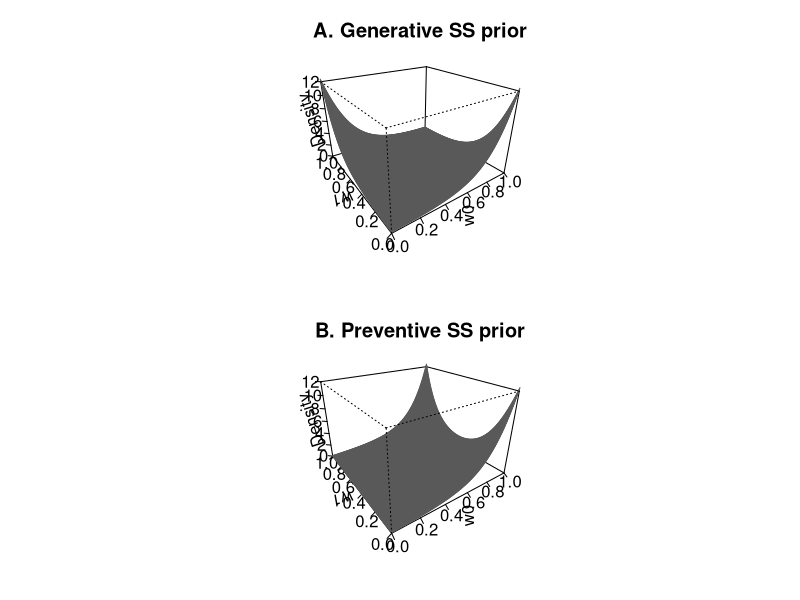

Generate this figure with R:
# ============================================================
# Lu, H., Yuille, A. L., Liljeholm, M., Cheng, P. W., & Holyoak, K. J. (2008).
# Bayesian generic priors for causal learning. Psychological Review, 115, 955-984.
#
# - Figure 2, p. 959:
#     Prior distributions over w0 and w1 with sparse-and-strong priors.
#
# - Eq. 10, p. 959:
#     Generative SS prior:
#     P(w0,w1 | gen, Graph1) ∝
#       exp[-alpha*w0 - alpha*(1-w1)] +
#       exp[-alpha*(1-w0) - alpha*w1]
#
# - Eq. 11, p. 959:
#     Preventive SS prior:
#     P(w0,w1 | prev, Graph1) ∝
#       exp[-alpha*(1-w0) - alpha*(1-w1)] +
#       exp[-alpha*(1-w0) - alpha*w1]

# ============================================================

alpha <- 5
n_grid <- 201

w0 <- seq(0, 1, length.out = n_grid)
w1 <- seq(0, 1, length.out = n_grid)

prior_gen <- outer(
  w0, w1,
  FUN = function(w0, w1) {
    exp(-alpha * w0 - alpha * (1 - w1)) +
      exp(-alpha * (1 - w0) - alpha * w1)
  }
)

prior_prev <- outer(
  w0, w1,
  FUN = function(w0, w1) {
    exp(-alpha * (1 - w0) - alpha * (1 - w1)) +
      exp(-alpha * (1 - w0) - alpha * w1)
  }
)

dw <- 1 / (n_grid - 1)

prior_gen <- prior_gen / sum(prior_gen * dw * dw)
prior_prev <- prior_prev / sum(prior_prev * dw * dw)

pdf("plots/lu2008_fig2_ss_prior_grid_persp.pdf", width = 7, height = 9)

old_par <- par(no.readonly = TRUE)
par(mfrow = c(2, 1), mar = c(3, 3, 3, 1))

persp(
  x = w0,
  y = w1,
  z = prior_gen,
  theta = -35,
  phi = 25,
  expand = 0.65,
  zlim = c(0, 12),
  ticktype = "detailed",
  border = "gray35",
  shade = 0.15,
  xlab = "w0",
  ylab = "w1",
  zlab = "Density",
  main = "A. Generative SS prior"
)

persp(
  x = w0,
  y = w1,
  z = prior_prev,
  theta = -35,
  phi = 25,
  expand = 0.65,
  zlim = c(0, 12),
  ticktype = "detailed",
  border = "gray35",
  shade = 0.15,
  xlab = "w0",
  ylab = "w1",
  zlab = "Density",
  main = "B. Preventive SS prior"
)

par(old_par)
dev.off()
